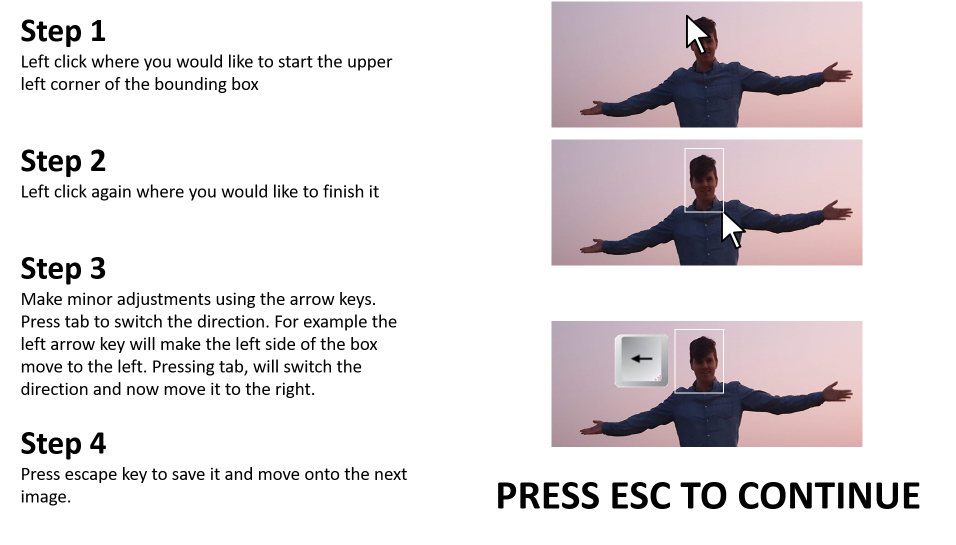
#> input picture 1. Data Gen/Ground Truth Tutorial.png, 1912 x 1090 px, found by its file name (shown at 1/2 size)
$ python create_ground_truth_bounding_box.py
#> lines starting #> are read from the running program, lines starting #| are printed output that depends on the picture
import cv2
import os

from win32api import GetSystemMetrics # Asssume user is using windows

"""
    Author: Alexander Shellabear
    Email: alexshellabear@gmail.com

    Purpose:
        Create ground truth bounding boxes for foreground and background labeling (binary)

    User Guide:
        Click the first point where you would like the bounding box to start
        You should be able to see a bounding box move around as you select the second point
        Click the second point and now a bounding box has been determined

        You now have the option of fine tuning everything by using the following commands
        Up arrow: Moves the top edge of the bounding box up
        Left arrow: Moves the left edge of the bounding box to the left
        etc... same as down and right keys

        if tab is pressed once, not held, then this will make it go to the opposite direction

    Assumptions:
        1) Only images
        2) No duplicate names

    Lessons Learnt
        1) CV2 has a call back function for the window for on click events
        2) How to detect combinations of keys with cv2
            https://stackoverflow.com/questions/58408096/python-how-to-detect-key-combinations-with-opencv-waitkey-library
        3) How to detect shift key press using waitKey in cv2
            https://www.reddit.com/r/learnpython/comments/6vapuy/how_do_i_detect_key_presses_and_mouse_clicks_in/
            https://stackoverflow.com/questions/54846803/how-to-detect-shift-or-ctrl-with-arrow-keys-when-using-the-waitkeyex
        4) Didn't account for the screen size being so different from pixel size. Resize image accordingly to fit screen size.
        5) Trying to load all the images into memory at once uses heaps of memory. Instead iterate through to save space

    TODO When using buttons the last known position of the mouse is off the screen.
"""

config = {
    "ImagePath" : "1. Data Gen\\1. Data\\test_cap.PNG"
    ,"DataDirectory" : "1. Data Gen\\1. Data"
    ,"WindowName" : "Select Bounding Box"
    ,"PathToTutorial" : "1. Data Gen\\Ground Truth Tutorial.png"
    ,"UpKey" : 2490368
    ,"LeftKey" : 2424832
    ,"DownKey" : 2621440
    ,"RightKey" : 2555904
    ,"TabKey" : 9
    ,"PathToData" : "1. Data Gen\\1. Data"
    ,"ValidImageFileExtensions" : [".jpg",".png"]
    ,"ValidLabelFileExtensions" : ['.csv']
}

X_start = 0
Y_start = 0
cur_mouse_X = 0
cur_mouse_y = 0
left_mouse_down = False
first_point_selected = False
box_drawn = False
box_start_x = 0
box_start_y = 0
box_finish_x = 0
box_finish_y = 0
shift_key_down = False


# [46 lines left out: function draw_and_save_label, not called in this run]

def draw_and_save_callback(event,mouseX,mouseY,flags,param):
    global X_start,Y_start,left_mouse_down,first_point_selected,img,drawn_img,box_drawn,cur_mouse_X,cur_mouse_y,shift_key_down
    cur_mouse_X = mouseX
    cur_mouse_y = mouseY
    if event == cv2.EVENT_LBUTTONDOWN and left_mouse_down == False:
        left_mouse_down = True
        print(f"Left Button Down, {mouseX}:{mouseY} , {flags}, {param}, first_point_selected = {first_point_selected}, left_mouse_down = {left_mouse_down}")

    elif event == cv2.EVENT_LBUTTONUP and left_mouse_down == True:
        left_mouse_down = False
        print(f"Left Button Up, {mouseX}:{mouseY} , {flags}, {param}  first_point_selected = {first_point_selected}, left_mouse_down = {left_mouse_down}")

        if first_point_selected == False:
            first_point_selected = True
            X_start = mouseX
            Y_start = mouseY
        else:
            first_point_selected = False
            draw_and_save_label(mouseX,mouseY)

            box_drawn = True
    elif event == "key button pressed":
        if param == config["TabKey"]:
            if shift_key_down == True:
                shift_key_down = False
            else:
                shift_key_down = True

        if box_drawn == True:
            if param == config["UpKey"]:
                draw_and_save_label(mouseX,mouseY,box_start_y_increase=-1)
            elif param == config["LeftKey"]:
                draw_and_save_label(mouseX,mouseY,box_start_x_increase=-1)
            elif param == config["DownKey"]:
                draw_and_save_label(mouseX,mouseY,box_finish_y_increase=1)
            elif param == config["RightKey"]:
                draw_and_save_label(mouseX,mouseY,box_finish_x_increase=1)
    elif first_point_selected == True:
        drawn_img = img.copy() # Reset image
        cv2.rectangle(drawn_img,(X_start,Y_start),(mouseX,mouseY),(255,255,255),1)

def get_list_of_unlabeled_data():
    """
        Description: Loop through data and find image files & corresponding csv files. For those that HAVE corresponding file extensions remove from list
        Assumption 1: Those images which have a ground truth will have the same file name but with a csv file extension
    """
    list_of_imgs = []
    list_of_img_labels = []
    for root, dirs, files in os.walk(config["PathToData"], topdown=False):
        for f in files:
            ext = os.path.splitext(f)[-1].lower()

            if ext in config["ValidImageFileExtensions"]:
                list_of_imgs.append(os.path.join(root, f))
            if ext in config["ValidLabelFileExtensions"]:
                list_of_img_labels.append(os.path.join(root, f))

    list_of_imgs_with_no_label = []
    for img_full_file_name in list_of_imgs:
        img_file_name = os.path.splitext(img_full_file_name)[0].lower()
        if not img_file_name in [os.path.splitext(label_full_file_name)[0].lower() for label_full_file_name in list_of_img_labels]:
            list_of_imgs_with_no_label.append(img_full_file_name)

    return list_of_imgs_with_no_label

def display_tutorial():
    """
        Description: Displays a tutorial image which shows how to use the labelling tool until any key is pressed.
    """
    tutorial_image = cv2.imread(config["PathToTutorial"])
#> tutorial_image is the input picture: shape (1090, 1912, 3); mean B, G, R 225, 223, 227.9
    cv2.imshow(config["WindowName"],tutorial_image)
    cv2.waitKey(0)
    cv2.destroyAllWindows()

def scale_images_to_fit_screen(list_of_imgs):
    """
    """
    screen_width =  GetSystemMetrics(0)
    screen_height = GetSystemMetrics(1)

    image_shapes = [cv2.imread(img_path).shape for img_path in list_of_imgs]
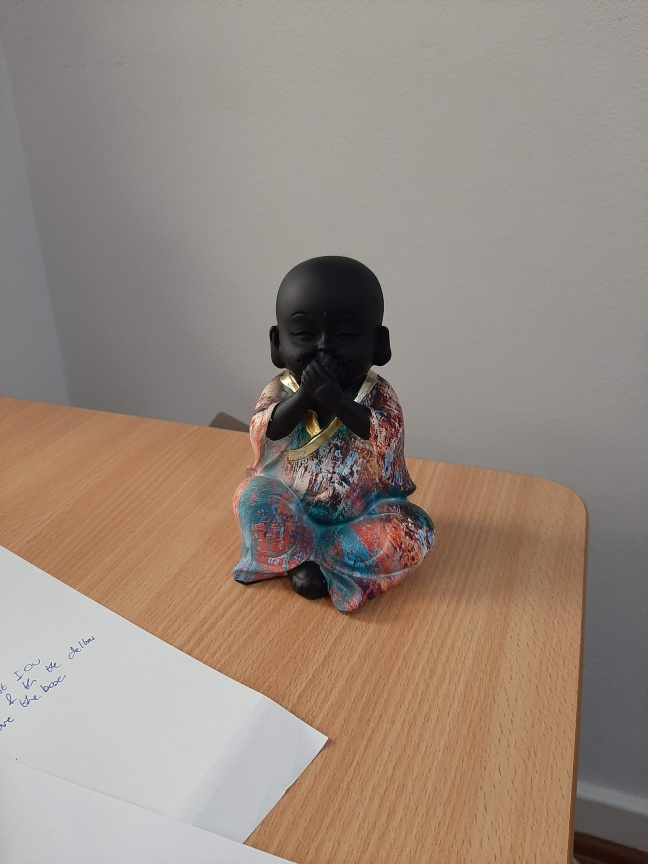
#> input picture 1. Data Gen/1. Data/20210609_135225.jpg, 648 x 864 px
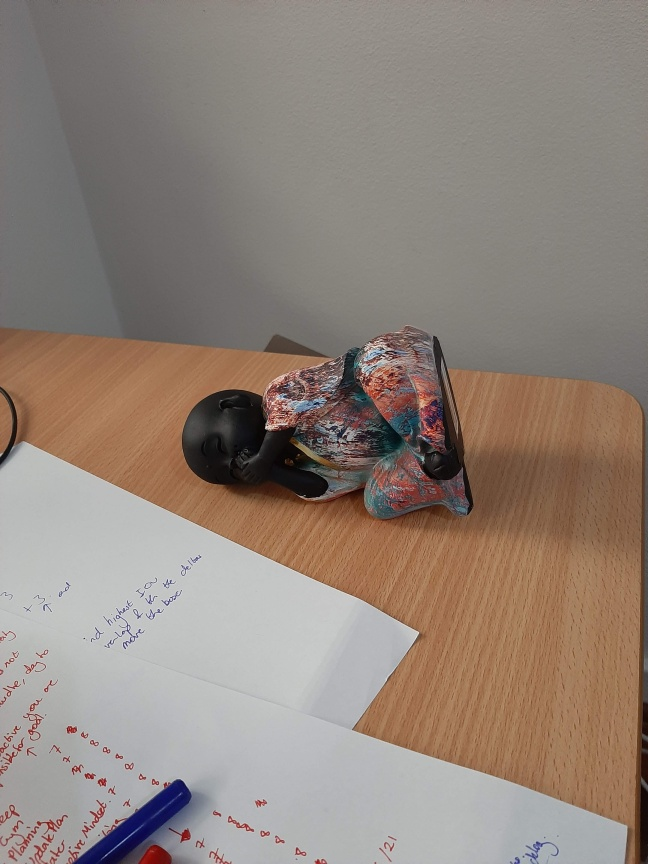
#> input picture 1. Data Gen/1. Data/20210609_135235.jpg, 648 x 864 px
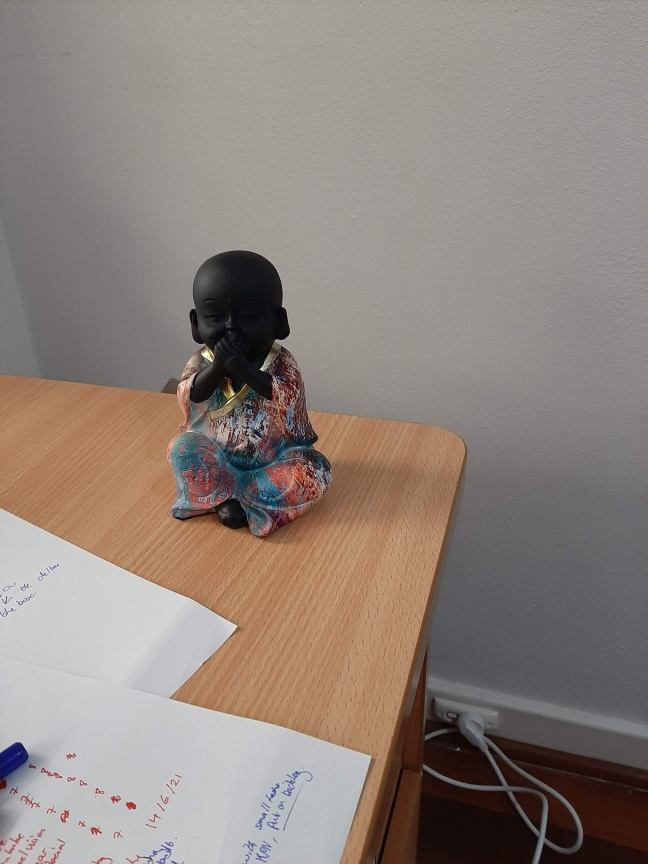
#> input picture 1. Data Gen/1. Data/20210609_135229.jpg, 648 x 864 px
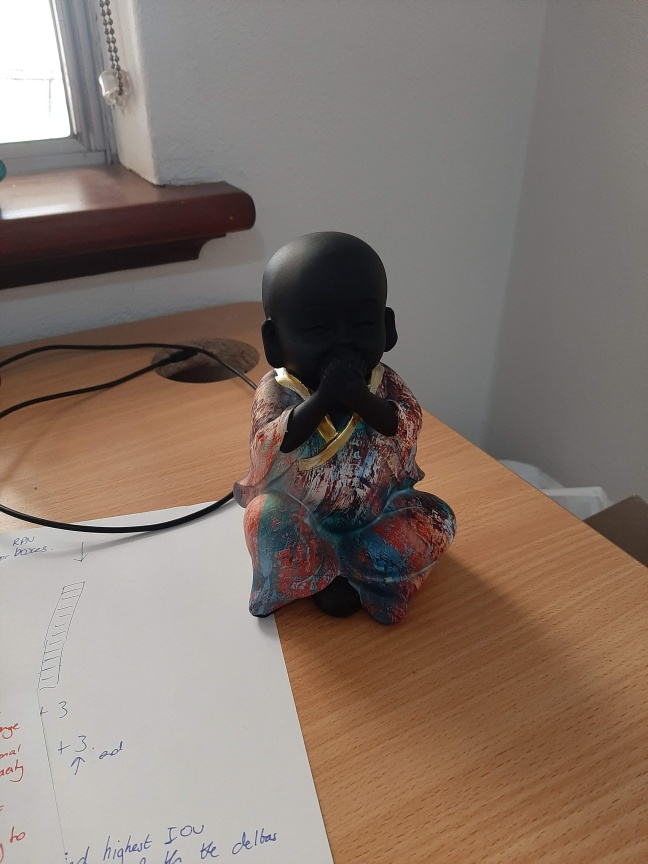
#> input picture 1. Data Gen/1. Data/20210609_135242.jpg, 648 x 864 px
#> image_shapes = [(864, 648, 3), (864, 648, 3), (864, 648, 3), (864, 648, 3)]

    for index,shape in enumerate(image_shapes):
        height, width, _ = shape
#> height = 864; width = 648
        height_scale, width_scale,scale = [1.0,1.0,1.0] # Set the scale to 0

        print(f"screen height is {screen_height} but image height is {height} hence screen height is {screen_height/height} x smaller")
#> (this line was passed over: win32api is not available in this run)
        # Find how much to reduce the image in the width and height
        if height > screen_height:
            height_scale = screen_height/height
        print(f"screen width is {screen_width} but image width is {width} hence screen width is {screen_width/width} x smaller")
        if width > screen_width:
            width_scale = screen_width/width

        # Find the maximum reduction
        if height_scale < width_scale and height_scale < 1 :
            scale = height_scale
        elif width_scale < height_scale and width_scale < 1: # Else scale will be the same
            scale = width_scale


        if scale < 1:
            print(f"resizing from ({width},{height}) ratio=[{width/height}] to {(int(width*scale),int(height*scale))} ratio=[{int(width*scale)/int(height*scale)}]")
            resize_dimension = (int(width*scale),int(height*scale))
            img = cv2.imread(list_of_imgs[index])
            img = cv2.resize(img, resize_dimension, interpolation = cv2.INTER_AREA)
            cv2.imwrite(list_of_imgs[index],img)
        else:
            print(f"Not resizing image")

if __name__ == "__main__":
    print('starting...')

    display_tutorial()

    list_of_imgs = get_list_of_unlabeled_data()
    scale_images_to_fit_screen(list_of_imgs)
#> (the call stopped at in scale_images_to_fit_screen, `if height > screen_height:`: win32api is not available in this run)

    for img_path in list_of_imgs:
        first_point_selected = False
        box_drawn = False
        config["ImagePath"] = img_path
        img = cv2.imread(img_path)
#> img is the input picture: shape (864, 648, 3); mean B, G, R 126.2, 137, 151.1
        cv2.namedWindow(config["WindowName"])
        cv2.setMouseCallback(config["WindowName"],draw_and_save_callback)
        drawn_img = img.copy()

        while(1):

            cv2.imshow(config["WindowName"],drawn_img)
            pressed_button = cv2.waitKeyEx(20)
#> (key Esc is pressed here)
            if pressed_button == 27:
                cv2.destroyAllWindows()
                break
            elif pressed_button != -1:
                draw_and_save_callback("key button pressed",cur_mouse_X,cur_mouse_y,0,pressed_button)
